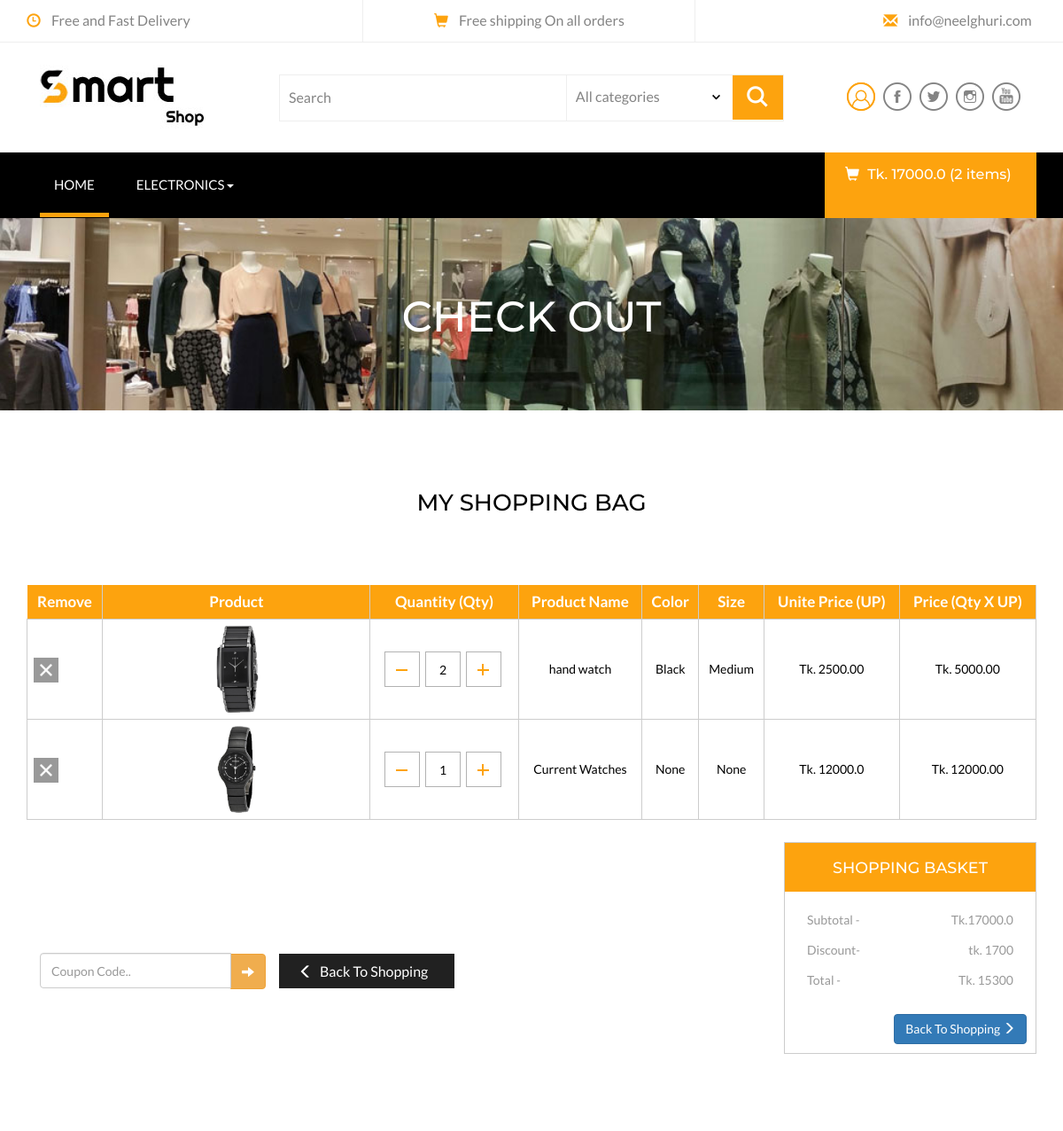
The app's page /order/cart-view/ (signed in, upper part), older data.
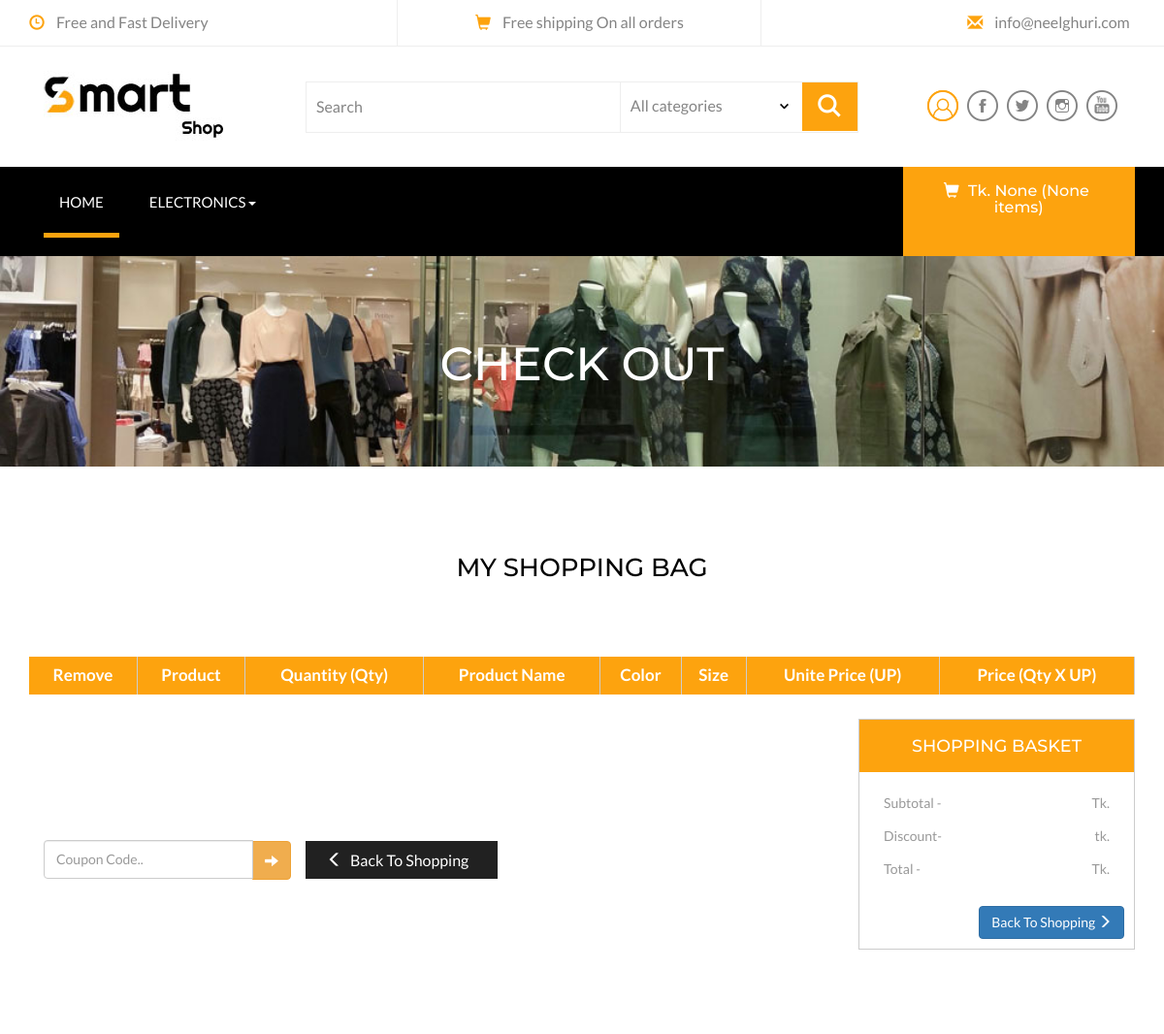
The same page, newer data.
### store/models.py (models this page shows, shortened)
class Category(models.Model):
    name=models.CharField(max_length=50,blank=False,null=False)
    image = models.ImageField(upload_to='category',blank=True,null=True)
    parent=models.ForeignKey("self",related_name="children", on_delete=models.CASCADE,max_length=50,blank=True,null=True)
    createddate=models.DateField(auto_now_add=True)
    class Meta:
        ordering=['-createddate']
        verbose_name_plural="Categories"

class Product(models.Model):
    name = models.CharField(max_length=250,blank=False,null=False)
    category=models.ForeignKey(Category, related_name="category", on_delete=models.CASCADE)
    preview_desc = models.CharField(max_length=255,verbose_name="Sort decription")
    description = models.TextField(max_length=1000,verbose_name="Decription")
    images=models.ImageField(upload_to='products', blank=False,null=False)
    price = models.FloatField()
    old_price=models.FloatField(default=0.00,blank=True,null=True)
    is_stock=models.BooleanField(default=True)
    slug=models.SlugField(unique=True)
    createdate=models.DateTimeField(auto_now_add=True)
    class Meta:
        ordering=['-createdate']

class VariationValue(models.Model):
    variation= models.CharField(max_length=50, choices=VARIATIONS_TYPE)
    name=models.CharField(max_length=50)
    product=models.ForeignKey(Product, on_delete=models.CASCADE)
    price=models.IntegerField()
    createdate=models.DateTimeField(auto_now_add=False)
    objects=VariationsManager()

### order/models.py (models this page shows, shortened)
class Order(models.Model):
    PAYMENT_METHOD=(
        ('Cash on Delivery','Cash on Delivery'),
        ('PayPal','PayPal'),
        ('SSLcommerz','SSLcommerz'),
    )
    user = models.ForeignKey(User, on_delete=models.CASCADE)
    orderitems= models.ManyToManyField(Cart)
    ordered=models.BooleanField(default=False)
    created=models.DateField(auto_now_add=True)
    paymentId=models.CharField(max_length=250,blank=True,null=True)
    orderId=models.CharField(max_length=250,blank=True,null=True)
    payment_method=models.CharField(max_length=30,choices=PAYMENT_METHOD,default='Cash on Delivery')
    def get_totals(self):
        total=0
        for order_item in self.orderitems.all():
            if order_item.variation_total():
                total+= float(order_item.variation_total())
            elif order_item.variationPriceOfSingleProduct():
                total+= float(order_item.variationPriceOfSingleProduct())
            else:
                total += float(order_item.get_total())
        return total

class Cart(models.Model):
    user = models.ForeignKey(User, related_name='cart', on_delete=models.CASCADE)
    item=models.ForeignKey(Product, on_delete=models.CASCADE)
    quantity=models.IntegerField(default=1)
    size=models.CharField(max_length=50,blank=True,null=True)
    color=models.CharField(max_length=100,blank=True,null=True)
    purchased=models.BooleanField(default= False)
    createdate=models.DateField(auto_now_add=True)
    updatedate=models.DateField(auto_now=True)
    def get_total(self):
        total=self.item.price*self.quantity
        float_total= format(total,'0.2f')
        return float_total
    def variationPriceOfSingleProduct(self):
        sizes=VariationValue.objects.filter(variation='size',product=self.item)
        colors=VariationValue.objects.filter(variation='color',product=self.item)
        for size in sizes:
            if colors.exists():
                color_price=0
                for color in colors:
                    if color.name==self.color:
                        color_price = color.price
                if size.name==self.size:
                    total=size.price + color_price
                    net_total=total
                    float_total=format(net_total,'0.2f')
                    return float_total
            else:
                if size.name==self.size:
                    total=size.price
                    float_total=format(total,'0.2f')
                    return float_total
    def variation_total(self):
        sizes=VariationValue.objects.filter(variation='size',product=self.item)
        colors=VariationValue.objects.filter(variation='color',product=self.item)
        for size in sizes:
            if colors.exists():
                color_qt_price=0
                for color in colors:
                    if color.name==self.color:
                        color_price=color.price
                        color_qt_price=color_price*self.quantity
                if size.name == self.size:
                    total = size.price*self.quantity
                    net_total = total+color_qt_price
                    float_total=format(net_total,'0.2f')
                    return float_total
            else:
                if size.name==self.size:
                    total= size.price*self.quantity
                    float_total = format(total,'0.2f')
                    return float_total

### order/views.py (the view, shortened to what this page needs)
# urls.py: path('cart-view/', views.cartView, name='cart'),
def cartView(request):
    carts = Cart.objects.filter(user=request.user,purchased = False)
    orders = Order.objects.filter(user=request.user, ordered = False)
    if carts.exists() and orders.exists():
        order = orders[0]
        coupon_form=CouponCodeForm(request.POST)
        request.session['discount_amount']=1700
        request.session['total_price_after_discount']=15300
        total_price_after_discount=request.session.get('total_price_after_discount')
        code=request.session.get('coupon_code')
        discount_amount=request.session.get('discount_amount')
        context={
            'carts':carts,
            'orders':orders[0],
            'coupon_form':coupon_form,
            'total_price_after_discount':total_price_after_discount,
            'discount_amount':discount_amount,
            'coupon_code':code,
        }
        return render(request,'frontend/cart_view.html',context);
    else:
       return render(request,'frontend/cart_view.html',{});

### order/templatetags/cart_product.py (called while the page is built)
@register.filter
def cart_total(user):
    total=Order.objects.filter(user=user,ordered=False)
    if total.exists():
        return total[0].get_totals()
    else:
        0

@register.filter
def cart_count(user):
    total_item=Order.objects.filter(user=user,ordered=False)
    if total_item.exists():
            return total_item[0].orderitems.count()
    else:
        0

### store/templatetags/category.py (called while the page is built)
@register.filter
def category(user):
        cat=Category.objects.filter(parent=None)
        return cat

### templates/frontend/cart_view.html (shortened to what this page needs)
{% extends 'base.html' %}
{% block main_cotents %}
<div class="page-head">
	<div class="container">
		<h3 style="color:#fff">Check Out</h3>
	</div>
</div>
<div class="checkout">
	<div class="container">
		<h3>My Shopping Bag</h3>
		<div class="table-responsive checkout-right animated wow slideInUp" data-wow-delay=".5s">
			<table class="timetable_sub">
				<thead>
					<tr>
						<th>Remove</th>
						<th>Product</th>
						<th>Quantity (qty)</th>
						<th>Product Name</th>
						<th>Color</th>
						<th>Size</th>
						<th>Unite Price (UP)</th>
						<th>Price (qty x UP)</th>
					</tr>
				</thead>
				{% for cart in carts  %}
					<tr class="rem{{ forloop.counter }}">
						<td class="invert-closeb">
							<div class="rem">
								<a href="{% url 'order:remove-item' pk=cart.item.pk %}">
									<div class="close{{ forloop.counter }}"></div>
								</a>
							</div>
						</td>
						<td class="invert-image"><a href="single.html"><img src="{{cart.item.images.url}}" alt=" " class="img-responsive" /></a></td>
						<td class="invert">
							 <div class="quantity">
								<div class="quantity-select">
									<a href="{% url 'order:decrease-item' pk=cart.item.pk %}">
										<div class="entry value-minus">&nbsp;</div>
									</a>
									<div class="entry value"><span>{{cart.quantity}}</span></div>
									<a href="{% url 'order:increase-item' pk=cart.item.pk %}">
										<div class="entry value-plus active">&nbsp;</div>
									</a>
								</div>
							</div>
						</td>
						<td class="invert">{{cart.item.name}}</td>
						<td class="invert">{{cart.color}}</td>
						<td class="invert">{{cart.size}}</td>
						<td class="invert">Tk.
							{% if cart.variationPriceOfSingleProduct %}
								{{ cart.variationPriceOfSingleProduct }}
							{% else %}
								{{cart.item.price}}
							{% endif %}
						</td>
						<td class="invert">Tk.
						{% if cart.variation_total %}
							{{ cart.variation_total }}
						{% else %}
							{{cart.get_total}}
						{% endif %}
						</td>
					</tr>
					{% endfor %}
			</table>
		</div>
		<div class="checkout-left">
				<div class="checkout-right-basket animated wow slideInRight" data-wow-delay=".5s">
					<div class="col-lg-3 in-gp-tb">
						<form method="POST" action="">
							<div class="input-group" style="margin-top:-10px" >
							<input type="text" class="form-control" placeholder="Coupon Code.." name="code" style="height:40px">
							<span class="input-group-btn">
								<button class="btn btn-warning glyphicon glyphicon glyphicon-arrow-right" type="submit" style="height:40px;border-radius:none"></button>
							</span>
							</div>
						</form>
					</div>
					<a href="{% url 'order:cart' %}"><span class="glyphicon glyphicon-menu-left" aria-hidden="true"></span>Back To Shopping</a>
				</div>
				<div class="checkout-left-basket animated wow slideInLeft" data-wow-delay=".5s" style="margin-top:-185px">
					<h4>Shopping basket</h4>
					<ul>
						<li>Subtotal <i>-</i> <span>Tk.{{orders.get_totals}}</span></li>
						<li>Discount<i>-</i>
							<span>tk.
								{% if discount_amount %}
									{{discount_amount}}
								{% endif %}
							</span>
						</li>
						<li>Total <i>-</i> <span>Tk.
							{% if total_price_after_discount %}
								{{total_price_after_discount}}
							{% else %}
								{{orders.get_totals}}
							{% endif %}
						</span></li>
					</ul>
					<a href="{% url 'payment:checkout' %}" class="btn btn-primary pull-right" style="margin:10px;">Back To Shopping <span class="glyphicon glyphicon-menu-right" aria-hidden="true"></span></a>
				</div>
				<div class="clearfix"> </div>
			</div>
	</div>
</div>
{% endblock %}

### templates/base.html (shortened to what this page needs)
<!DOCTYPE html>
<html>
<head>
{% load category %}
{% load cart_product %}
{% load static %}
<link href="{% static 'assets/css/bootstrap.css' %}" rel="stylesheet" type="text/css" media="all" />
<link rel="stylesheet" href="{% static 'assets/css/flexslider.css' %}" type="text/css" media="screen" />
<link href="{% static 'assets/css/style.css' %}" rel="stylesheet" type="text/css" media="all" />
<link href="{% static '/css/pignose.layerslider.css' %}" rel="stylesheet" type="text/css' %}" media="all" />
</head>
<body>
<div class="header">
	<div class="container">
		<ul>
			<li><span class="glyphicon glyphicon-time" aria-hidden="true"></span>Free and Fast Delivery</li>
			<li><span class="glyphicon glyphicon-shopping-cart" aria-hidden="true"></span>Free shipping On all orders</li>
			<li><span class="glyphicon glyphicon-envelope" aria-hidden="true"></span><a href="mailto:info@neelghuri.com">info@neelghuri.com</a></li>
		</ul>
	</div>
</div>
<div class="header-bot">
	<div class="container">
		<div class="col-md-3 header-left">
			<h1><a href="index.html"><img src="{% static 'assets/images/logo3.jpg' %}"></a></h1>
		</div>
		<div class="col-md-6 header-middle">
			<form>
				<div class="search">
					<input type="search" value="Search" onfocus="this.value = '';" onblur="if (this.value == '') {this.value = 'Search';}" required="">
				</div>
				<div class="section_room">
					<select id="country" onchange="change_country(this.value)" class="frm-field required">
						<option value="null">All categories</option>
					</select>
				</div>
				<div class="sear-sub">
					<input type="submit" value=" ">
				</div>
			</form>
		</div>
		<div class="col-md-3 header-right footer-bottom">
			<ul>
				<li><a href="#" class="use1" data-toggle="modal" data-target="#myModal4"><span>Login</span></a>
				</li>
				<li><a class="fb" href="#"></a></li>
				<li><a class="twi" href="#"></a></li>
				<li><a class="insta" href="#"></a></li>
				<li><a class="you" href="#"></a></li>
			</ul>
		</div>
	</div>
</div>
<div class="ban-top">
	<div class="container">
		<div class="top_nav_left">
			<nav class="navbar navbar-default">
			  <div class="container-fluid">
				<div class="collapse navbar-collapse menu--shylock" id="bs-example-navbar-collapse-1">
				  <ul class="nav navbar-nav menu__list">
					<li class="active menu__item menu__item--current"><a class="menu__link" href="index.html">Home <span class="sr-only">(current)</span></a></li>
					{% for cat in request.user|category %}
						{% if not cat.children.all %}
					<li class=" menu__item"><a class="menu__link" href="electronics.html">{{cat.name}}</a></li>
					{% else %}
					<li class="dropdown menu__item">
						<a href="#" class="dropdown-toggle menu__link" data-toggle="dropdown" role="button" aria-haspopup="true" aria-expanded="false">{{cat.name}}<span class="caret"></span></a>
					</li>
					{% endif%}
					{% endfor %}
				  </ul>
				</div>
			  </div>
			</nav>
		</div>
		<div class="top_nav_right">
			<div class="cart box_1">
					<a href="{% url 'order:cart' %}">
						{% if request.user.is_authenticated %}
						<h3> <div class="total">
								<i class="glyphicon glyphicon-shopping-cart" aria-hidden="true"></i>
								Tk. {{ request.user|cart_total}} ({{ request.user|cart_count}} items)
							</div>
						</h3>
						<p><a href="javascript:;" class="simpleCart_empty">&nbsp;</a></p>
						{% endif %}
					</a>
			</div>
		</div>
		<div class="clearfix"></div>
	</div>
</div>
{% block main_cotents %} {% endblock main_cotents %}
</body>
</html>

Row changes from the older to the newer data that the page shows:
no longer on this page (row edited): Cart: item.images (picture), quantity "2", item.name "hand watch", color "Black", size "Medium", variationPriceOfSingleProduct "2500.00", variation_total "5000.00"
no longer on this page (row edited): Cart: item.images (picture), quantity "1", item.name "Current Watches", color "None", size "None", item.price "12000.0", get_total "12000.00"
no longer on this page (row edited): Order: get_totals "17000.0"
Text that changed along with them:
{{ request.user|cart_total }}: "17000.0" → "None"
{{ request.user|cart_count }}: "2" → "None"
{{ discount_amount }}: "1700" → (not shown)
{{ total_price_after_discount }}: "15300" → (not shown)
